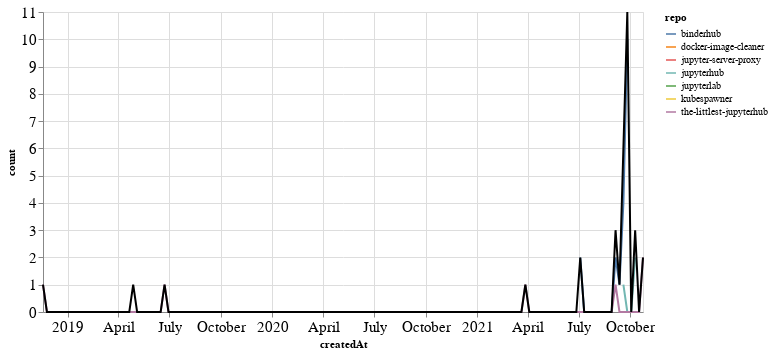

Write notebook code for a chart like this one.
### Markdown cell above
### PRs

### Code cell
prs_time = prs.groupby('repo').resample('W', on='createdAt').count()['author'].reset_index()
prs_time = prs_time.rename(columns={'author': 'count'})
prs_time_total = prs_time.groupby('createdAt').agg({"count": "sum"}).reset_index()

ch1 = alt.Chart(prs_time, width=600).mark_line().encode(
    x='createdAt',
    y='count',
    color='repo',
    tooltip="repo"
)

ch2 = alt.Chart(prs_time_total, width=600).mark_line(color="black").encode(
    x='createdAt',
    y='count',
)

ch1 + ch2

### Figure 1 — Vega-Lite specification as saved in the notebook (floating-point values rounded to 4 significant figures; data arrays with more than 128 entries replaced by an {"elided": "..."} marker saying what was removed)
{"config": {"axisLeft": {"labelFontSize": 15}, "axisBottom": {"labelFontSize": 15}}, "layer": [{"data": {"name": "data-46b21558adf16e66b915aee3893c0f39"}, "mark": "line", "encoding": {"color": {"type": "nominal", "field": "repo"}, "tooltip": {"type": "nominal", "field": "repo"}, "x": {"type": "temporal", "field": "createdAt"}, "y": {"type": "quantitative", "field": "count"}}, "width": 600}, {"data": {"name": "data-1e7c4f8a3a5ab67b1f572b4ba63434d5"}, "mark": {"type": "line", "color": "black"}, "encoding": {"x": {"type": "temporal", "field": "createdAt"}, "y": {"type": "quantitative", "field": "count"}}, "width": 600}], "$schema": "https://vega.github.io/schema/vega-lite/v4.8.1.json", "datasets": {"data-46b21558adf16e66b915aee3893c0f39": {"elided": "175 records"}, "data-1e7c4f8a3a5ab67b1f572b4ba63434d5": {"elided": "154 records"}}}
